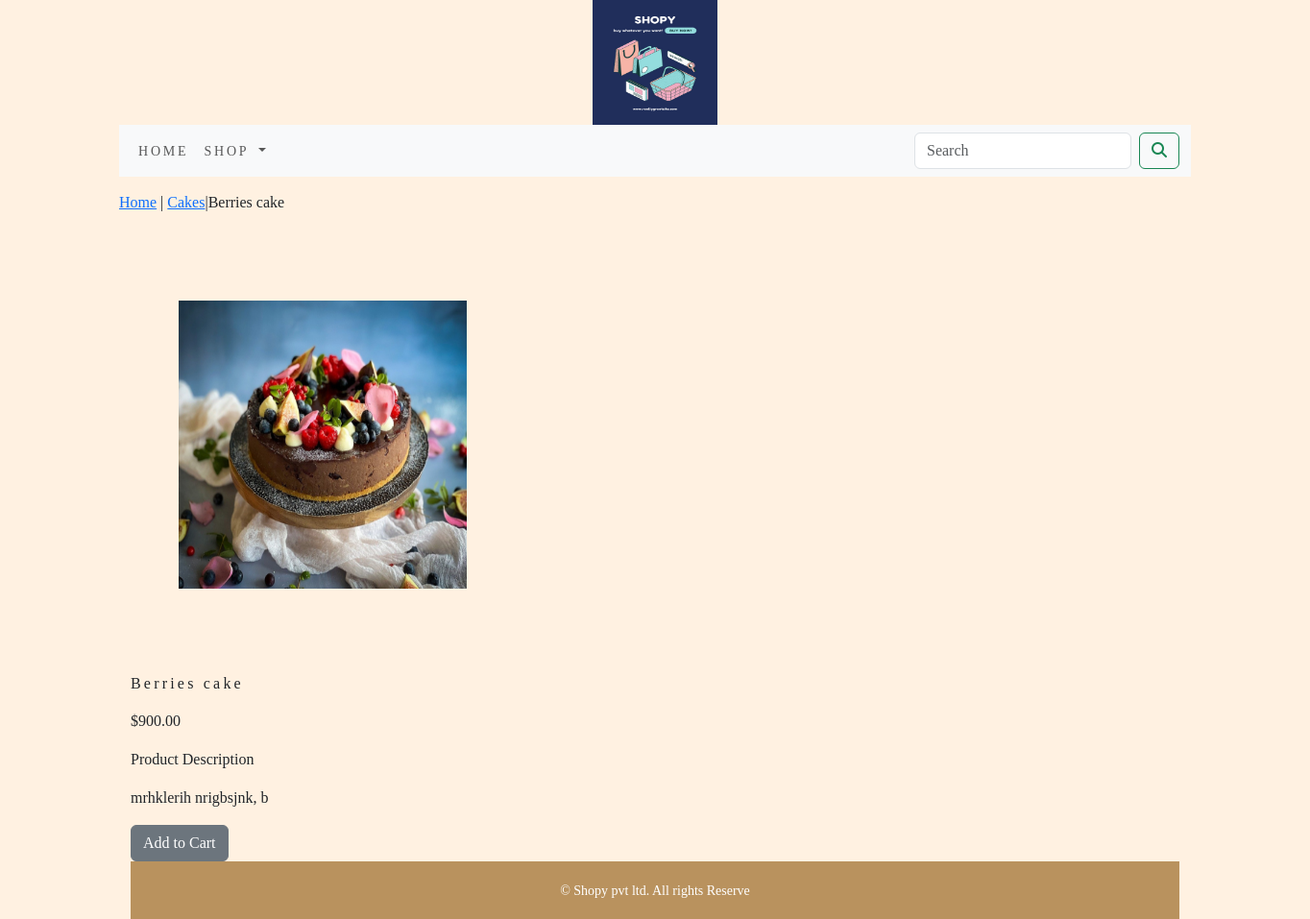
The app's page /ecommerceapp/cakes/berries-cake/ with its own data.
### ecommerceapp/models.py (models this page shows, shortened)
class Product(models.Model):
    name=models.CharField(max_length=250,unique=True)
    slug=models.SlugField(max_length=250,unique=True)
    description = models.TextField(blank=True)
    price= models.DecimalField(max_digits=10,decimal_places=2)
    category = models.ForeignKey(Category,on_delete=models.CASCADE)
    image=models.ImageField(upload_to='product',blank=True)
    stock = models.IntegerField()
    available = models.BooleanField(default=True)
    created = models.DateTimeField(auto_now_add=True)
    updated = models.DateTimeField(auto_now=True)
    class Meta:
        ordering=('name',)
        verbose_name='product'
        verbose_name_plural='products'

class Category(models.Model):
    name=models.CharField(max_length=250,unique=True)
    slug=models.SlugField(max_length=250,unique=True)
    description=models.TextField(blank=True)
    image=models.ImageField(upload_to='category',blank=True)
    class Meta:
        ordering=('name',)
        verbose_name='category'
        verbose_name_plural='categories'
    def get_url(self):
        return reverse('ecommerceapp:product_by_category',args=[self.slug,])
    def __str__(self):
        return '{}'.format(self.name)

### ecommerceapp/views.py (the view)
# urls.py: path('<slug:c_slug>/<slug:product_slug>/', views.proDetail, name='prodCatdetail')
def proDetail(request,c_slug,product_slug):
    try:
        product=Product.objects.get(category__slug=c_slug,slug=product_slug)
    except Exception as e:
        raise e
    return render(request,'product.html',{'product':product})

### cart/context_processors.py (called while the page is built)
def counter(request):
    item_count=0
    if 'admin' in request.path:
        return{}
    else:
        try:
            cart=Cart.objects.filter(cart_id=_cart_id(request))
            cart_items=CartItem.objects.all().filter(cart=cart[:1])
            for cart_item in cart_items:
                item_count+= cart_item.quantity
        except Cart.DoesNotExist:
            item_count=0
    return dict(item_count=item_count)

### cart/views.py (called while the page is built)
def _cart_id(request):
    cart=request.session.session_key
    if not cart:
        cart=request.session.create()
    return cart

### ecommerceapp/context_processors.py (called while the page is built)
def menu_links(request):
    links=Category.objects.all()
    return dict(links = links)

### templates/product.html (shortened to what this page needs)
{% extends 'base.html' %}
{% load static %}
{% block content %}
<div class="row my_prod_row_class">
    <div class="mx_auto">
        <p> <a href="{% url 'ecommerceapp:allProdCat' %}">Home</a> | <a href="{{product.category.get_url}}">{{product.category}}</a>|{{product.name}}</p>
    </div>
</div>
<div class="container">
<br>
<div class="row">
    <div class="col-md-12 col-sm-12-md-12 col-lg-6 text-center">
        <div style="min-width:18rem">
            <img src="{{product.image.url}}" alt="{{product.name}}" style="width:400px;height:400px; padding:50px; margin-right:900px"; "><br>
        </div>
    </div>
    <div>
        <div class="col-12 col-sm-12 col-md-12 col-lg-6"><br>
            <div>
            <h1 class="my_prod_title" style="font-family:cambria;">{{product.name}}</h1>
            <p>${{product.price}}</p>
            <p class="my_title">Product Description</p>
            <p class="test-justify my_prod_text">{{product.description}}</p>
            {% if product.stock|default:0 <= 0 %}
            <p class="text-justify my_prod_text"><b> Out of Stock </b></p>
            {% else %}
            <a class="btn btn-secondary" href="{% url 'cart:add_cart' product.id %}"> Add to Cart</a>
            {% endif %}
            </div>
        </div>
    </div>
</div>
{% endblock %}

### static/css/custom.css (style rules this page uses)
.my_prod_row_class { padding-top:15px; padding-my_bottom_margin:20px; }
.my_prod_title { font-size:16px; text-tranform:uppercase; letter-spacing:.2em; padding-top:15px; padding-bottom:10px; }
.my_prod_text { padding-right:20px; }

### records on screen
Product: category "Cakes", name "Berries cake", image (picture), price "900.00", description "mrhklerih nrigbsjnk, b"
